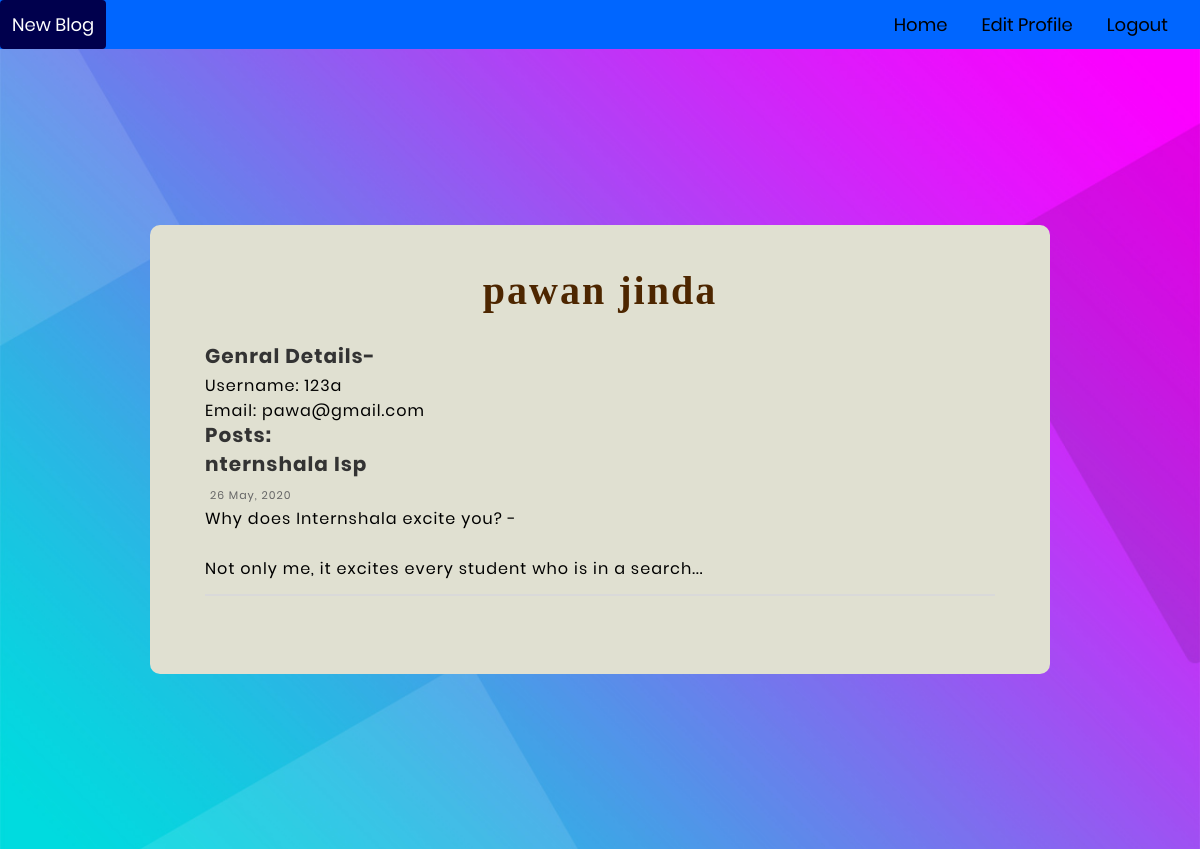
The page /blog/profile/ (signed in) on the database its author committed.
### blog/models.py (models this page shows, shortened)
class Post(models.Model):
	author= models.ForeignKey(User, on_delete=models.CASCADE)
	title= models.TextField()
	content=models.TextField()
	likes=models.ManyToManyField(User, related_name='likes')
	create_date=models.DateTimeField(auto_now_add= True)
	def datecreated(self):
		return self.create_date.strftime('%d %b, %Y')
	def Contents(self):
		return self.content[:100]+"..."

### blog/views.py (the view)
# urls.py: path('profile/', views.Profile.as_view(), name='profile'),
class Profile(TemplateView):
	def get(self,request):
		user=None
		user=request.user
		if user.is_authenticated:
			posts=Post.objects.filter(author=user.id)
			return render(request, "blog/profile.html",{'user':user,'posts':posts})
		else:
			return redirect(reverse('blog:signup',))

### blog/templates/blog/profile.html (shortened to what this page needs)
<!DOCTYPE html>
{% load static %}
<html>
	<head>
		  <link rel="stylesheet" type="text/css" href="{% static 'blog/font-awesome.css' %}">
		  <link rel="stylesheet" type="text/css" href="{% static 'blog/font-awesome.min.css' %}">
		  <link rel="stylesheet" type="text/css" href="{% static 'blog/util.css' %}">
		  <link rel="stylesheet" type="text/css" href="{% static 'blog/main.css' %}">
	</head>
	<body>
		<div class="header">
		     <a href="{% url 'blog:newpost' %}" class="pctive" >New Blog</a>
		    <div class="header-right">
		      <a href= "{% url 'blog:home' %}">Home</a>
		      {% if request.user.is_authenticated %}
		        <a class="margn-rgt margn-lft" href="{% url 'blog:editprofile' %}">Edit Profile</a>
		        <a href="{% url 'blog:signup' %}">Logout</a>
		      {% else %}
		        <a href="{% url 'blog:login' %}" class="margn-rgt margn-lft">Login</a>
		        <a href="{% url 'blog:signup' %}">Signup</a>
		      {% endif %}
		    </div>
		</div>
		<div class="limiter">
			<div class="container-login100" style="background-image: url({%static 'images/bg-01.jpg' %});">
			<div class="wrap-contact100">
				<form class="contact100-form">
					<h1><b>
						{{user.first_name}} {{user.last_name}}
					</b></h1>
					<br>
					<span class="contact100-form-title">Genral Details-</span>
					<div >
					  Username: {{user.username}}
					</div>
					{% if user.email %}
					<div>
						Email: {{user.email}}
					</div>
					{% endif %}
					{% for p in posts %}
					    <span class="contact100-form-title">Posts:</span>
					    <span >
							<a href="{% url 'blog:onepost' p.pk %}"
							    class="contact100-form-title"
							    style="text-decoration: none">{{p.title | safe}}
							</a>
						</span>
						<span class="label-input101">
							{{p.datecreated}}
						</span>
						<div class="wrap-input100" >
						  <div >
						    {{p.Contents | safe}}
						  </div>
						</div>
						<br>
					{% endfor %}
				</form>
			</div>
		</div>
		</div>
	</body>
</html>

### blog/static/blog/main.css (style rules this page uses)
* { box-sizing: border-box; }
.header { overflow: hidden; background-color: #0066ff; }
.margn-rgt { margin-right: 10px; }
.margn-lft { margin-left: 10px; }
.header a.pctive { background-color: #00004d; color: white; }
.header a { float: left; color: black; text-align: center; padding: 12px; text-decoration: none; font-size: 18px; line-height: 25px; line-width: 100%; border-radius: 4px; }
.header-right { float: right; margin-right: 20px; }
* { margin: 0px; padding: 0px; box-sizing: border-box; }
body, html { height: 100%; font-family: Poppins-Regular, sans-serif; }
a { font-family: Poppins-Regular; font-size: 14px; line-height: 1.7; color: #666666; margin: 0px; transition: all 0.4s; -webkit-transition: all 0.4s; -o-transition: all 0.4s; -moz-transition: all 0.4s; }
h1,h2,h3,h4,h5,h6 { margin: 0px; }
h1 { font-size: 40px; font-family:Palatino, serif; color:#4d2600; letter-spacing: 2px; text-align: center; margin-bottom: 5px; }
.limiter { width: 100%; margin: 0 auto; }
.container-login100 { width: 100%; min-height: 100vh; display: -webkit-box; display: -webkit-flex; display: -moz-box; display: -ms-flexbox; display: flex; flex-wrap: wrap; justify-content: center; align-items: center; padding: 15px; background-repeat: no-repeat; background-position: center; background-size: cover; }
.wrap-contact100 { width: 900px; overflow-wrap: break-word; background: #e0e0d1; letter-spacing: 1px; border-radius: 10px; overflow: hidden; padding: 42px 55px 45px 55px; }
.contact100-form { width: 100%; }
.contact100-form-title { display: block; font-family: Poppins-Bold; font-size: 20px; color: #333333; line-height: 1.2; letter-spacing: 1px; text-align: left; padding-bottom: 5px; }
.wrap-input100 { width: 100%; letter-spacing: 1px; position: relative; border-bottom: 2px solid #d9d9d9; padding-bottom: 13px; margin-bottom: 8px; }
.label-input101 { font-family: Poppins-Regular; font-size: 11px; color: #666666; line-height: 1.0 ; padding-left: 5px; }

### rows shown on the page
Post: title "nternshala Isp", datecreated "26 May, 2020", Contents "Why does Internshala excite you? - Not only me, it excites every student who is in a search..."

### other values the page prints
{{ user.first_name }} "pawan"
{{ user.last_name }} "jinda"
{{ user.username }} "123a"
{{ user.email }} "pawa@gmail.com"
